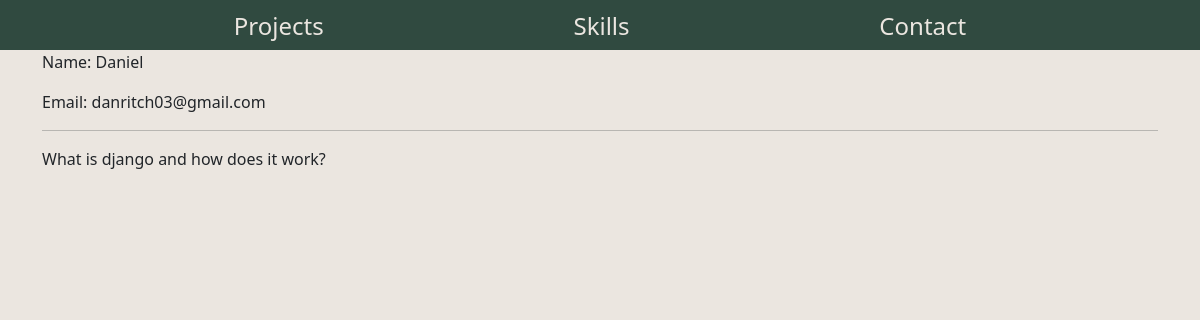
Screenshot of /message/00cebd05-8f59-47a4-a8ef-2d911ba9f36f/ with the database file from the repository.
### base/models.py (models this page shows, shortened)
class Message(models.Model):
    name = models.CharField(max_length=200)
    subject = models.CharField(max_length=200)
    email = models.CharField(max_length=200)
    body = models.TextField()
    is_read = models.BooleanField(default=False)
    created = models.DateTimeField(auto_now_add=True)
    id = models.UUIDField(default=uuid.uuid4, unique=True, primary_key=True, editable=False)

### base/views.py (the view)
# urls.py: path('message/<str:pk>/', views.messagePage, name="message"),
def messagePage(request, pk):
    message = Message.objects.get(id=pk)
    message.is_read = True
    message.save()
    context = {'message': message}
    return render(request, 'base/message.html', context)

### base/templates/base/message.html
{% extends 'base/main.html' %}
{% load static %}
{% block content %}
<div class="container">
    <p>Name: {{message.name}}</p>
    <p>Email: {{message.email}}</p>
    <hr>
    <p>{{message.body}}</p>
</div>
{% endblock content %}

### static/styles/main.css (style rules this page uses)
body { background-color: #ebe6e0; }
.container { background-color: #ebe6e0; }

### rows the page displays
Message: name "Daniel", email "danritch03@gmail.com", body "What is django and how does it work?"
